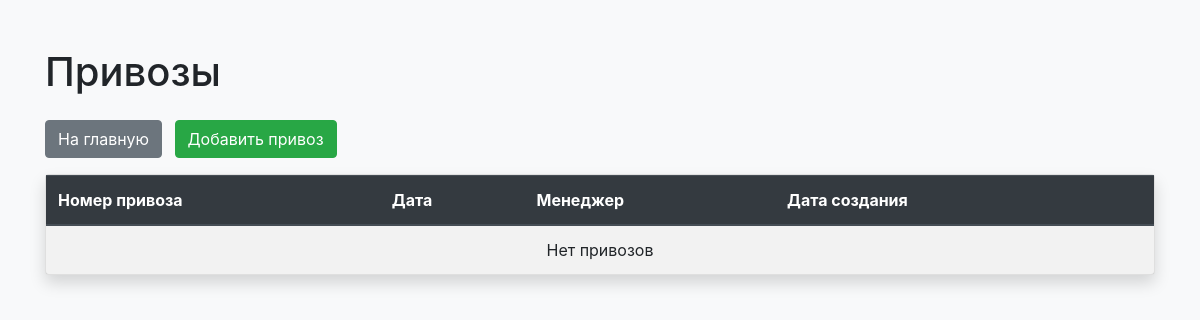
The page /core/deliveries/ on the database as committed earlier.
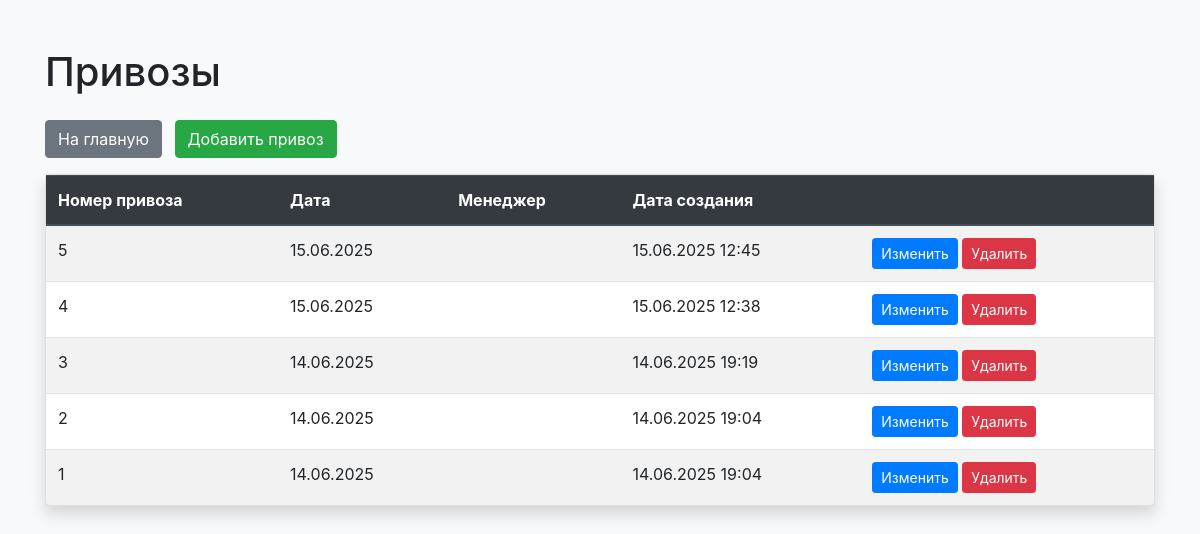
The same page on the database as committed later.
### core/models.py (models this page shows, shortened)
class Delivery(models.Model):
    id = models.AutoField(primary_key=True, verbose_name="Номер привоза")
    date = models.DateField(verbose_name="Дата привоза", auto_now_add=True)
    created_by = models.ForeignKey(User, on_delete=models.PROTECT, verbose_name="Менеджер")
    created_at = models.DateTimeField(auto_now_add=True, verbose_name="Дата создания")
    updated_at = models.DateTimeField(auto_now=True, verbose_name="Дата обновления")
    class Meta:
        verbose_name = "Привоз"
        verbose_name_plural = "Привозы"
        ordering = ['-date', '-created_at']

### core/views.py (the view)
# urls.py: path('deliveries/', views.deliveries_list, name='deliveries_list'),
def deliveries_list(request):
    from .models import Delivery
    deliveries = Delivery.objects.all().order_by('-created_at')
    return render(request, 'deliveries_list.html', {'deliveries': deliveries})

### templates/deliveries_list.html (shortened to what this page needs)
<!DOCTYPE html>
<html lang="ru">
<head>
    <link rel="stylesheet" href="https://stackpath.bootstrapcdn.com/bootstrap/4.5.2/css/bootstrap.min.css">
</head>
<body class="bg-light">
    <div class="container py-5">
        <h1 class="mb-4">Привозы</h1>
        <a href="/" class="btn btn-secondary mb-3">На главную</a>
        <a href="/core/deliveries/add/" class="btn btn-success mb-3 ml-2">Добавить привоз</a>
        <div class="card shadow">
            <div class="card-body p-0">
                <table class="table table-striped mb-0">
                    <thead class="thead-dark">
                        <tr>
                            <th>Номер привоза</th>
                            <th>Дата</th>
                            <th>Менеджер</th>
                            <th>Дата создания</th>
                            <th></th>
                        </tr>
                    </thead>
                    <tbody>
                        {% for delivery in deliveries %}
                        <tr>
                            <td>{{ delivery.id }}</td>
                            <td>{{ delivery.date|date:'d.m.Y' }}</td>
                            <td>{{ delivery.created_by.get_full_name }}</td>
                            <td>{{ delivery.created_at|date:'d.m.Y H:i' }}</td>
                            <td>
                                <a href="/core/deliveries/{{ delivery.id }}/edit/" class="btn btn-sm btn-primary">Изменить</a>
                                <a href="/core/deliveries/{{ delivery.id }}/delete/" class="btn btn-sm btn-danger">Удалить</a>
                            </td>
                        </tr>
                        {% empty %}
                        <tr><td colspan="5" class="text-center">Нет привозов</td></tr>
                        {% endfor %}
                    </tbody>
                </table>
            </div>
        </div>
    </div>
</body>
</html>

Rows that differ between the two databases and show on the page:
added Delivery: id "5", date "15.06.2025", created_at "15.06.2025 12:45"
added Delivery: id "4", date "15.06.2025", created_at "15.06.2025 12:38"
added Delivery: id "3", date "14.06.2025", created_at "14.06.2025 19:19"
added Delivery: id "2", date "14.06.2025", created_at "14.06.2025 19:04"
added Delivery: id "1", date "14.06.2025", created_at "14.06.2025 19:04"
Other text that changed with them:
text no longer shown: "Нет привозов"
